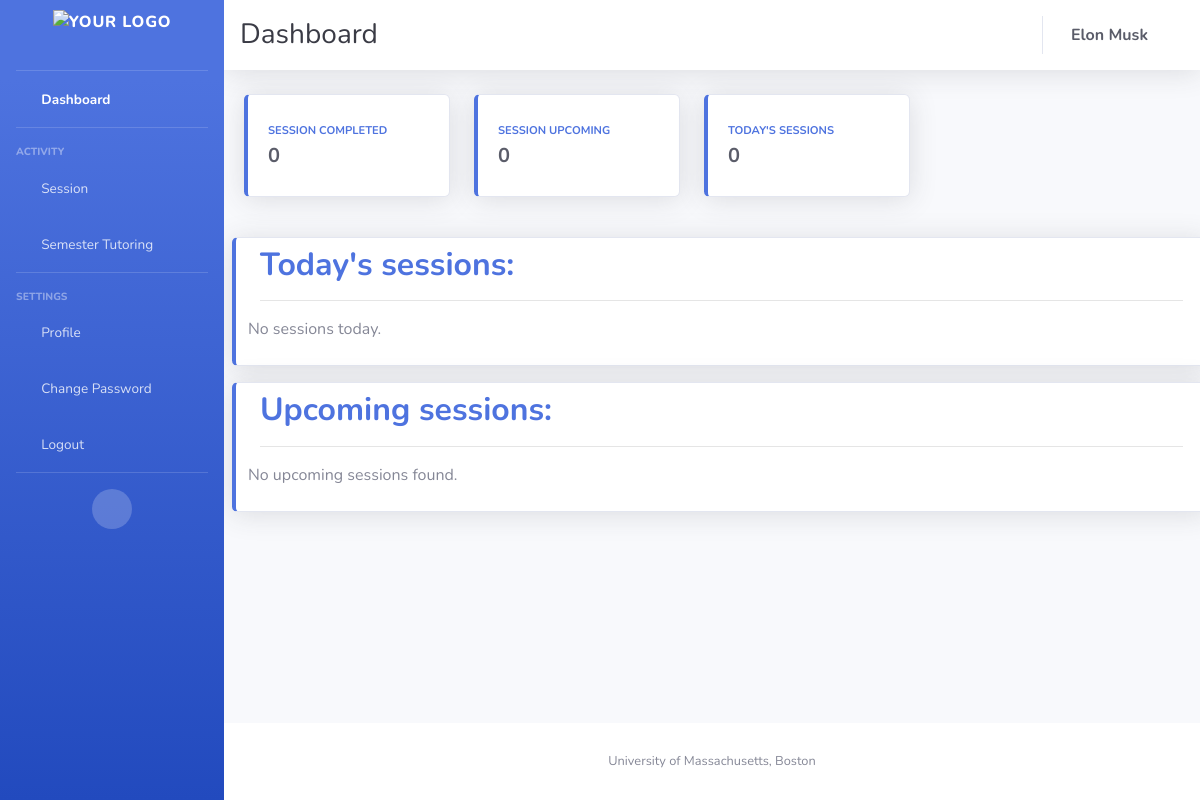
The app's page /home/ (signed in), older data.
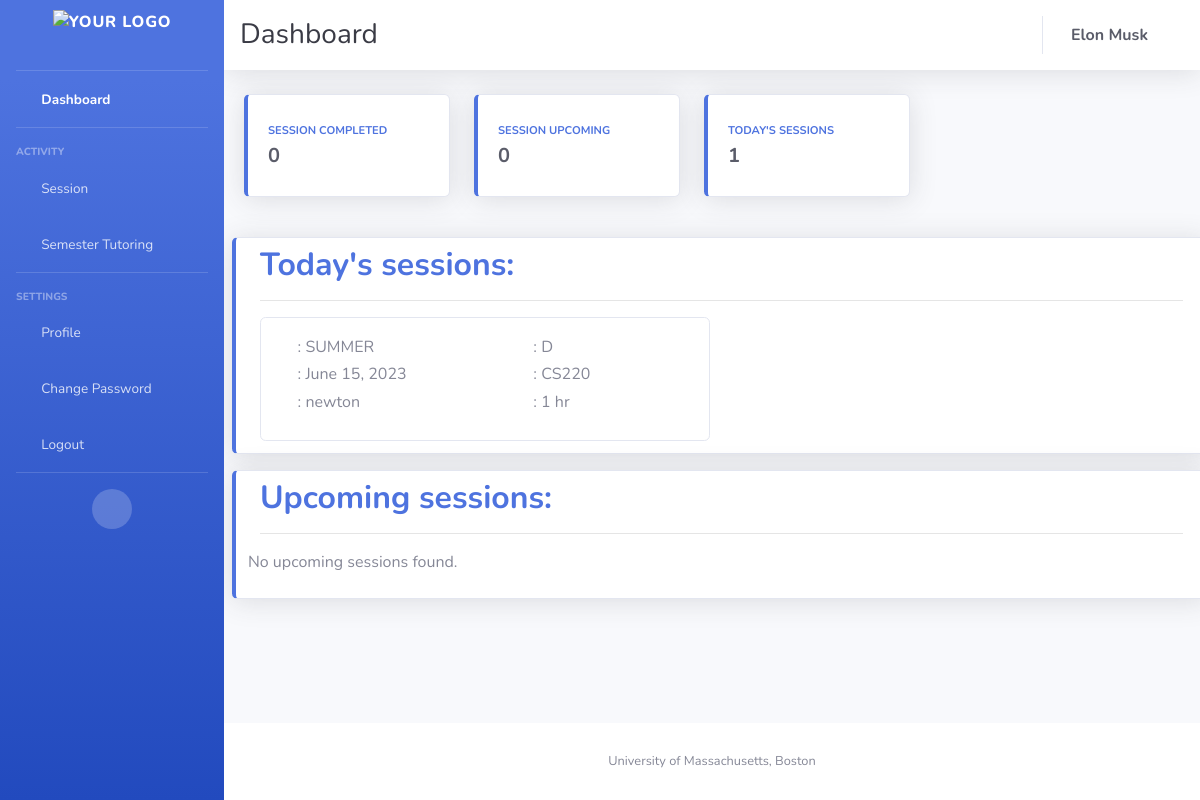
The same page, newer data.
### appusers/models.py (models this page shows, shortened)
class Availability(models.Model):
    tutor = models.ForeignKey(Tutor, on_delete=models.CASCADE, null=True, blank=True, related_name='availabilities')
    date = models.DateField()
    timeblock = models.CharField(max_length=1, choices=TIMEBLOCK_CHOICES)
    booked_by = models.ForeignKey(Student, on_delete=models.SET_NULL, null=True, blank=True,
                                  related_name='booked_slots')
    course = models.ForeignKey(Course, on_delete=models.CASCADE)
    status = models.CharField(max_length=1, choices=STATUS_CHOICES)
    semester = models.CharField(max_length=25, null=True)

class Tutor(models.Model):
    user = models.OneToOneField(User, on_delete=models.CASCADE)
    courses = models.ManyToManyField(Course, related_name='tutors')
    profile_picture = models.URLField(default='static/images/favicons/Blue_logo.png')
    def __str__(self):
        return self.user.username

class Course(models.Model):
    c_name = models.CharField(max_length=100)
    c_code = models.CharField(max_length=50, unique=True, null=False)
    def __str__(self):
        return self.c_name

### appusers/views.py (the view)
# urls.py: path('home/', home_view, name='home'),
@login_required
def home_view(request):
    current_user = request.user
    today = date.today()
    slots = Availability.objects.all().order_by('date')
    try:
        student = current_user.student
        s_today_sessions = Availability.objects.filter(booked_by=student, date=today).order_by('timeblock')
        s_upcoming_sessions = Availability.objects.filter(booked_by=student, date__gt=today).order_by('date')
    except Student.DoesNotExist:
        s_today_sessions = []
        s_upcoming_sessions = []
    try:
        tutor = current_user.tutor
        t_today_sessions = Availability.objects.filter(tutor=tutor, date=today).order_by('timeblock')
        t_upcoming_sessions = Availability.objects.filter(tutor=tutor, date__gt=today).order_by('date')
    except Tutor.DoesNotExist:
        t_today_sessions = []
        t_upcoming_sessions = []
    return render(request, 'home.html',
                  {'slots': slots, 'today':today,
                   'tsessions': s_today_sessions, 'upsessions': s_upcoming_sessions,
                   'ttutsessions': t_today_sessions, 'uptutsessions': t_upcoming_sessions})

### templates/home.html (shortened to what the changed rows need)
{% extends 'base.html' %}
{% block top_heading %}
    <h1 class="h3 mb-0 text-gray-900">Dashboard</h1>
{% endblock %}
{% block content %}
    <div class="row mr-5 ml-2 mt-3">
        <div class="col-xl-3 col-md-6 mb-4">
            <div class="card border-left-primary shadow h-100 py-2">
                <div class="card-body">
                    <div class="row no-gutters align-items-center">
                        <div class="col mr-2">
                            <div class="text-xs font-weight-bold text-primary text-uppercase mb-1">
                                Today's Sessions</div>
                            {% if request.user.student %}
                                <div class="h5 mb-0 font-weight-bold text-gray-800">{{ tsessions|length }}</div>
                            {% endif %}
                        </div>
                    </div>
                </div>
            </div>
        </div>
    </div>
    {% if user.is_authenticated %}
        {% if request.user.student %}
            <div class="container-fluid card border-left-primary shadow py-2 mr-5 ml-2 mt-3">
                <h2 class="m-0 font-weight-bold text-primary"> Today's sessions: </h2>
                <div id="card-container" class="row row-cols-1 row-cols-md-2 overflow-auto" style="max-height: 180px;">
                    {% for session in tsessions %}
                        <div class="col mb-1">
                            <div class="card">
                                <div class="row g-0">
                                    <div class="col-md-6">
                                        <div class="card-body">
                                            <div class="h6">
                                                <i class="fas fa-archive"></i>
                                                : {{ session.semester }}
                                            </div>
                                            <div class="h6">
                                                <i class="fas fa-calendar"></i>
                                                : {{ session.date }}
                                            </div>
                                            <div class="h6">
                                                <i class="fas fa-user-alt"></i>
                                                : {{ session.tutor }}
                                            </div>
                                        </div>
                                    </div>
                                    <div class="col-md-6">
                                        <div class="card-body">
                                            <div class="h6">
                                                <i class="fas fa-clock"></i>
                                                : {{ session.timeblock }}
                                            </div>
                                            <div class="h6">
                                                <i class="fas fa-book"></i>
                                                : {{ session.course }}
                                            </div>
                                            <div class="h6">
                                                <i class="fas fa-user-clock"></i>
                                                : 1 hr
                                            </div>
                                        </div>
                                    </div>
                                </div>
                            </div>
                        </div>
                        {% empty %}
                        <p>No sessions today.</p>
                    {% endfor %}
                </div>
            </div>
            <div class="container-fluid card border-left-primary shadow py-2 mr-5 ml-2 mt-3" >
                <h2 class="m-0 font-weight-bold text-primary"> Upcoming sessions: </h2>
            </div>
        {% endif %}
    {% endif %}
{% endblock %}

Row changes from the older to the newer data that the page shows:
now on this page (row edited): Availability: semester "SUMMER", date "June 15, 2023", tutor "newton", timeblock "D", course "CS220"
Text that changed along with them:
{{ tsessions|length }}: "0" → "1"
text no longer shown: "No sessions today."
